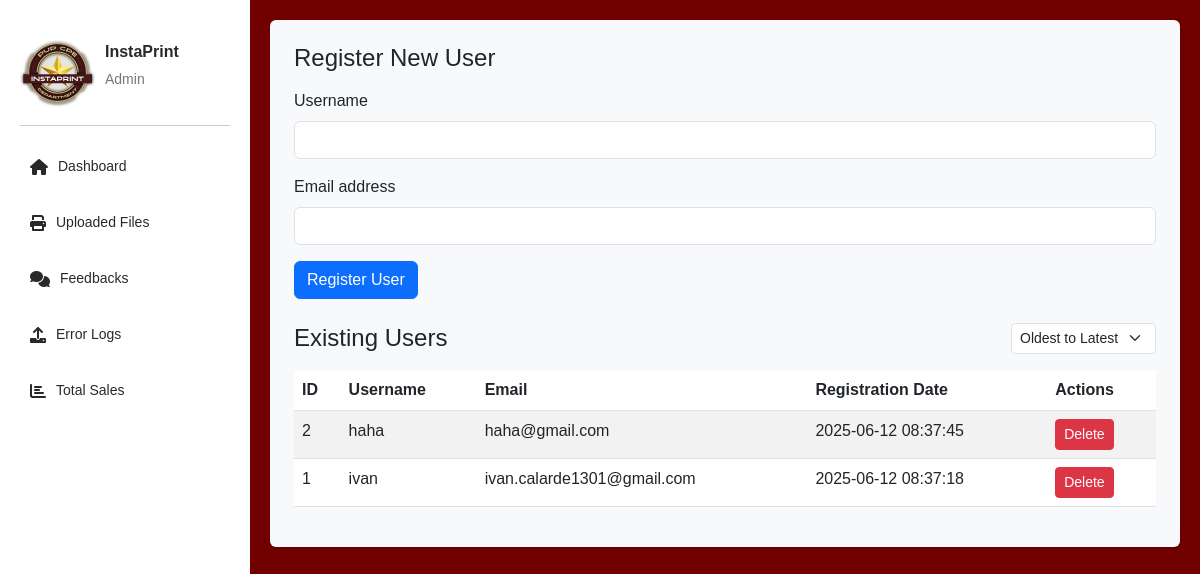
The app's page /admin-dashboard with its own data.
### app.py (models this page shows, shortened)
class User(db.Model):
    id = db.Column(db.Integer, primary_key=True)
    username = db.Column(db.String(80), unique=True, nullable=False)
    email = db.Column(db.String(120), unique=True, nullable=False)
    registration_date = db.Column(db.DateTime, default=datetime.utcnow)

### app.py (the view)
@app.route("/admin-dashboard")
def admin_dashboard():
    users = User.query.order_by(User.registration_date.desc()).all()
    user_data = []
    for user in users:
        user_data.append({
            'id': user.id,
            'username': user.username,
            'email': user.email,
            'registration_date': user.registration_date.strftime('%Y-%m-%d %H:%M:%S')
        })
    return render_template("admin-dashboard.html", users=user_data)

### templates/admin-dashboard.html (shortened to what this page needs)
<!DOCTYPE html>
<html lang="en">
<head>
    <link href="/static/css/admin-dashboard.css" rel="stylesheet" />
    <link rel="stylesheet" href="https://cdnjs.cloudflare.com/ajax/libs/font-awesome/6.0.0-beta3/css/all.min.css">
    <link href="https://cdn.jsdelivr.net/npm/bootstrap@5.3.0/dist/css/bootstrap.min.css" rel="stylesheet">
</head>
<body>
    <div class="container">
        <leftmenu class="menu">
            <div class="account">
                <img src="{{ url_for('static', filename='images/logo.jpg') }}" alt="InstaPrint Logo" class="profile-icon" style="max-width: 75px;">
                <div class="account-info">
                    <p class="name">InstaPrint</p>
                    <p class="role">Admin</p>
                </div>
            </div>
            <ul>
                <li><i class="fa-solid fa-house"></i> <a href="{{ url_for('admin_dashboard') }}">Dashboard</a></li>
                <li><i class="fa-solid fa-print"></i> <a href="{{ url_for('admin_printed_pages') }}">Uploaded Files</a></li>
                <li><i class="fa-solid fa-comments"></i> <a href="{{ url_for('admin_feedbacks') }}">Feedbacks</a></li>
                <li><i class="fa-solid fa-upload"></i> <a href="{{ url_for('admin_activity_log') }}">Error Logs</a></li>
                <li><i class="fa-solid fa-chart-bar"></i> <a href="{{ url_for('admin_sales') }}">Total Sales</a></li>
            </ul>
        </leftmenu>
        <content class="contents">
            <div class="user-management-section bg-light p-4 rounded shadow-sm mb-4">
                <h4 class="mb-3">Register New User</h4>
                <form id="registerUserForm" class="mb-4">
                    <div class="mb-3">
                        <label for="username" class="form-label">Username</label>
                        <input type="text" class="form-control" id="username" required>
                    </div>
                    <div class="mb-3">
                        <label for="email" class="form-label">Email address</label>
                        <input type="email" class="form-control" id="email" required>
                    </div>
                    <button type="submit" class="btn btn-primary">Register User</button>
                </form>
                <h4 class="mb-3 d-flex align-items-center justify-content-between">
                    <span>Existing Users</span>
                    <select id="sortOrder" class="form-select form-select-sm w-auto ms-3">
                        <option value="oldest" selected>Oldest to Latest</option>
                    </select>
                </h4>
                <div class="table-responsive">
                    <table class="table table-striped table-hover">
                        <thead>
                            <tr>
                                <th>ID</th>
                                <th>Username</th>
                                <th>Email</th>
                                <th>Registration Date</th>
                                <th>Actions</th>
                            </tr>
                        </thead>
                        <tbody id="userTableBody">
                            {% for user in users %}
                            <tr>
                                <td>{{ user.id }}</td>
                                <td>{{ user.username }}</td>
                                <td>{{ user.email }}</td>
                                <td>{{ user.registration_date }}</td>
                                <td>
                                    <button class="btn btn-danger btn-sm delete-user-btn" data-id="{{ user.id }}">Delete</button>
                                </td>
                            </tr>
                            {% endfor %}
                        </tbody>
                    </table>
                </div>
            </div>
        </content>
    </div>
</body>
</html>

### static/css/admin-dashboard.css (style rules this page uses)
* { margin: 0; padding: 0; box-sizing: border-box; font-family: Arial, sans-serif; }
.container { display: flex; min-height: 100vh; max-width: 100% !important; padding-left: 0 !important; padding-right: 0 !important; }
.menu { width: 250px; background-color: #FFFFFF; color: #292929; padding: 20px; font-size: 14px; position: fixed; top: 0; left: 0; height: 100vh; width: 250px; overflow-y: auto; z-index: 1000; }
.menu ul { list-style-type: none; padding-left: 0; }
.menu li { display: flex; align-items: center; margin: 15px 0; font-size: 14px; padding: 10px; }
.menu li i { margin-right: 10px; color: #292929; font-size: 16px; }
.menu a { color: #292929; text-decoration: none; flex: 1; }
.contents { flex: 1; padding: 20px; background-color: #700000; display: flex; flex-direction: column; gap: 20px; margin-left: 250px; padding: 20px; }
.account { display: flex; align-items: center; padding: 15px 0; border-bottom: 1px solid #ccc; margin-bottom: 20px; }
.profile-icon { font-size: 40px; color: #292929; margin-right: 10px; }
.account-info { display: flex; flex-direction: column; }
.account-info .name { font-weight: bold; font-size: 16px; margin-bottom: 5px; }
.account-info .role { font-size: 14px; color: #777; }

### templates/admin-dashboard.html (style rules this page uses)
.container { display: flex; }
.menu { flex-shrink: 0; }
.contents { flex-grow: 1; }
html, body { overflow: hidden; height: 100%; margin: 0; padding: 0; }

### records on screen
User: id "2", username "haha", email "haha@gmail.com", registration_date "2025-06-12 08:37:45"
User: id "1", username "ivan", email "ivan.calarde1301@gmail.com", registration_date "2025-06-12 08:37:18"
